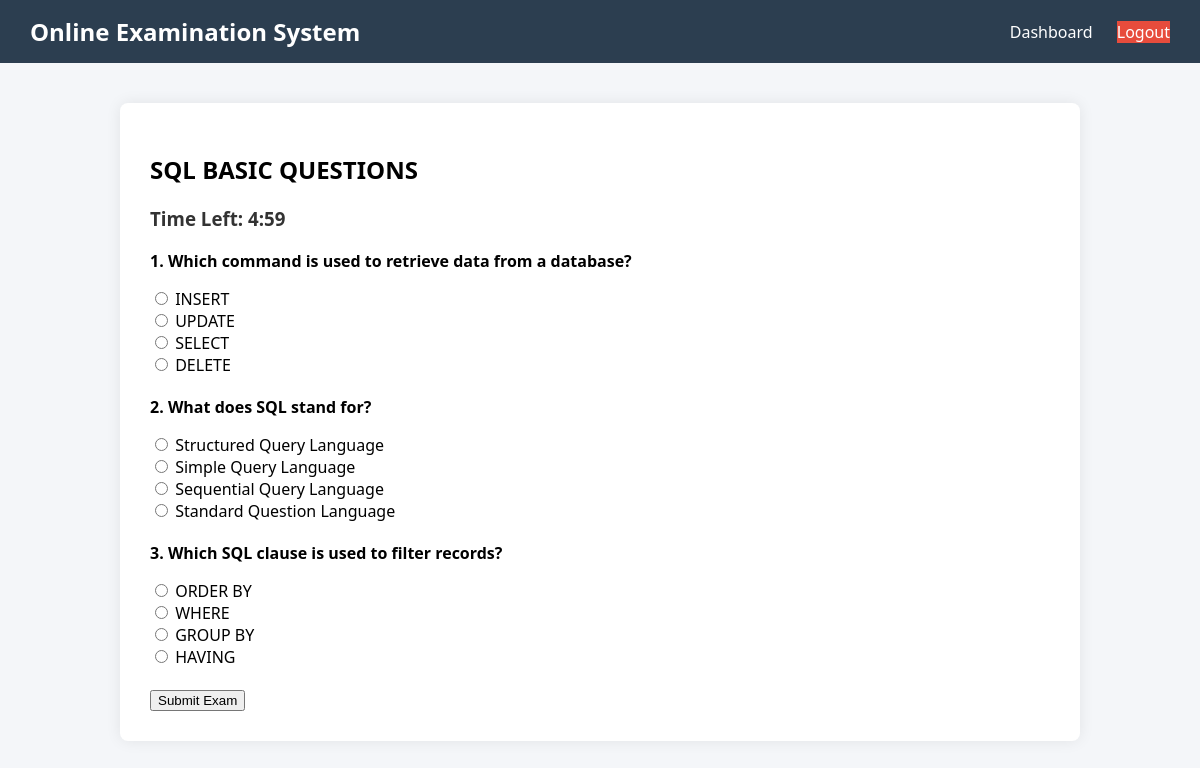
/exams/start/4/ (signed in), run on the app's committed database.
### exams/models.py (models this page shows, shortened)
class Exam(models.Model):
    subject = models.ForeignKey('Subject', on_delete=models.CASCADE)
    title = models.CharField(max_length=200)
    duration = models.IntegerField(help_text="Minutes")
    total_questions = models.IntegerField()
    start_time = models.DateTimeField(default=timezone.now)
    end_time = models.DateTimeField(default=timezone.now)

class Question(models.Model):
    exam = models.ForeignKey(Exam, on_delete=models.CASCADE)
    question = models.TextField()
    option1 = models.CharField(max_length=200)
    option2 = models.CharField(max_length=200)
    option3 = models.CharField(max_length=200)
    option4 = models.CharField(max_length=200)
    correct_answer = models.CharField(max_length=200)

### exams/views.py (the view, shortened to what this page needs)
# urls.py: path('start/<int:exam_id>/',start_exam, name='start_exam'),
def start_exam(request, exam_id):
    exam = get_object_or_404(Exam, id=exam_id)
    if Result.objects.filter(user=request.user, exam=exam).exists():
        return redirect('exam_result')
    questions = Question.objects.filter(exam=exam).order_by('?')[:exam.total_questions]
    return render(request, 'exam_page.html', {
        'exam': exam,
        'questions': questions
    })

### exams/templates/exam_page.html (shortened to what this page needs)
{% extends 'base.html' %}
{% block content %}
<h2>{{ exam.title }}</h2>
<h3>Time Left: <span id="time">00:00</span></h3>
<form method="post">
    {% for q in questions %}
        <div style="margin-bottom:20px;">
            <p><b>{{ forloop.counter }}. {{ q.question }}</b></p>
            <label><input type="radio" name="{{ q.id }}" value="{{ q.option1 }}"> {{ q.option1 }}</label><br>
            <label><input type="radio" name="{{ q.id }}" value="{{ q.option2 }}"> {{ q.option2 }}</label><br>
            <label><input type="radio" name="{{ q.id }}" value="{{ q.option3 }}"> {{ q.option3 }}</label><br>
            <label><input type="radio" name="{{ q.id }}" value="{{ q.option4 }}"> {{ q.option4 }}</label><br>
        </div>
    {% endfor %}
    <button type="submit">Submit Exam</button>
</form>
{% endblock %}

### accounts/templates/base.html (style rules this page uses)
body { margin: 0; font-family: "Segoe UI", Tahoma, sans-serif; background-color: #f4f6f9; }
h3 { margin-top: 0; color: #333; }

### data on the page
Exam: title "SQL BASIC QUESTIONS"
Question: question "Which command is used to retrieve data from a database?", option1 "INSERT", option2 "UPDATE", option3 "SELECT", option4 "DELETE"
Question: question "What does SQL stand for?", option1 "Structured Query Language", option2 "Simple Query Language", option3 "Sequential Query Language", option4 "Standard Question Language"
Question: question "Which SQL clause is used to filter records?", option1 "ORDER BY", option2 "WHERE", option3 "GROUP BY", option4 "HAVING"
